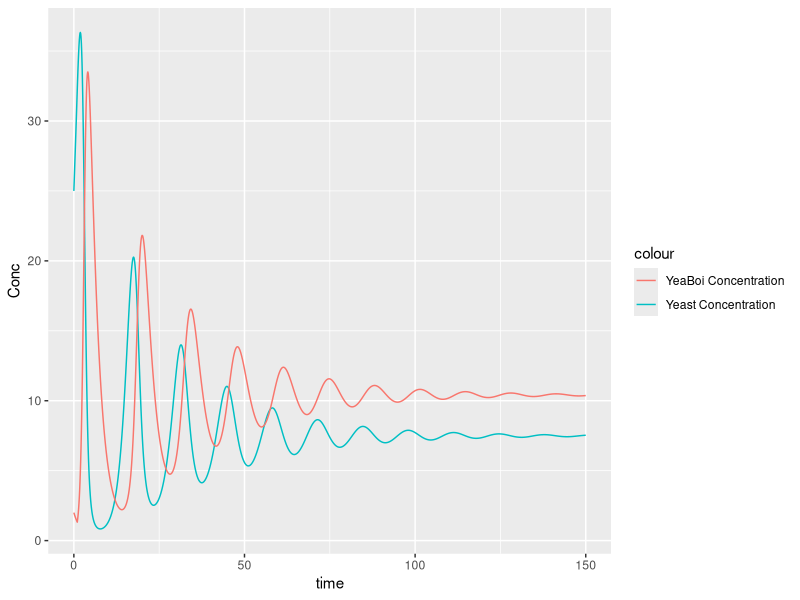

The R script that drew this image:
library(deSolve)
library(ggplot2)

phage_dede<- function(time, state, parameters){
  ### Parameters### 
  mu<- parameters["mu"] 
  
  carrying_capacity<- parameters["carrying_capacity"]
  
  D<- parameters["D"] ### dilution rate 
  K_i<- parameters["K_i"]
  C <- parameters["C"] ###carrying capacity
  tau<- parameters["tau"] ###delay time tau
  b<- parameters["b"] ###burst size
  d_p<- parameters["d_p"] ###phage decay rate
  
  
  ### States ###
  X_s<- state["X_s"] ##concentration of bacteria
  P<- state["P"] ### Phage Concentration 
  
  if (time<tau){
    X_lag<-0#X_s
    P_lag<-0#P
  } else{
    lagStates<- lagvalue(time-tau)
    X_lag<- X_s#lagStates[1]
    P_lag<- P#lagStates[2]
  }
  #print(X_lag)
  
  dX_s<- mu * X_s * (1- X_s/C) - (D *X_s)  - (b*K_i * X_s * P)
  dP <- -D* P - (K_i* X_s * P) + (b*K_i* X_lag * P_lag) - d_p* P 
  
  
  return(list(c(dX_s, dP)))
}

theta<- c(D= 0.4, K_i= 6*10^-4,mu= 1.04, C= 100, tau= 1, b= 90, d_p= 0)
initState<- c(X_s= 25, P= 2)
time<- seq(from= 0, to= 150, by= 0.1)


trajectory.df <- data.frame(dede(y= initState, times= time, parms= theta, func= phage_dede))
Conc<- trajectory.df$X_s
phageConc<- trajectory.df$P

ggplot(data= trajectory.df, aes(x= time)) + 
  geom_line(aes(y= Conc, colour= "Yeast Concentration"))+ 
  geom_line(aes(y= phageConc, colour= "YeaBoi Concentration"))
